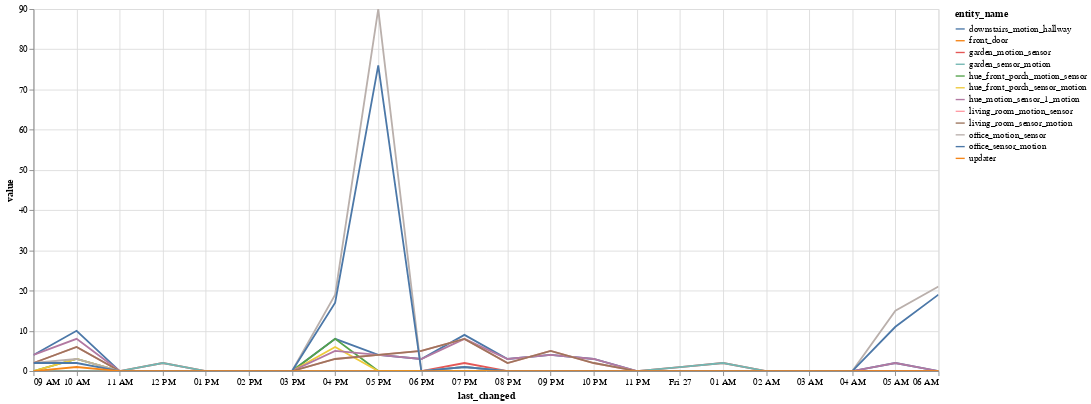

Notebook code cell kept with this figure:
### Code cell
alt.Chart(binary_df_pivot.reset_index().melt(id_vars='last_changed')).mark_line().encode(
    x='last_changed',
    y='value',
    color='entity_name',
    tooltip=['entity_name', 'value', 'last_changed']
).properties(
    width=1000,
    height=400
).interactive()

### Figure 1 — Vega-Lite specification as saved in the notebook (floating-point values rounded to 4 significant figures; data arrays with more than 128 entries replaced by an {"elided": "..."} marker saying what was removed)
{"$schema": "https://vega.github.io/schema/vega-lite/v3.4.0.json", "config": {"mark": {"tooltip": null}, "view": {"height": 300, "width": 400}}, "data": {"name": "data-f97f6b43a417cd8d2932d80630b9bf6f"}, "datasets": {"data-f97f6b43a417cd8d2932d80630b9bf6f": {"elided": "264 records"}}, "encoding": {"color": {"field": "entity_name", "type": "nominal"}, "tooltip": [{"field": "entity_name", "type": "nominal"}, {"field": "value", "type": "quantitative"}, {"field": "last_changed", "type": "temporal"}], "x": {"field": "last_changed", "type": "temporal"}, "y": {"field": "value", "type": "quantitative"}}, "height": 400, "mark": "line", "selection": {"selector003": {"bind": "scales", "encodings": ["x", "y"], "type": "interval"}}, "width": 1000}
